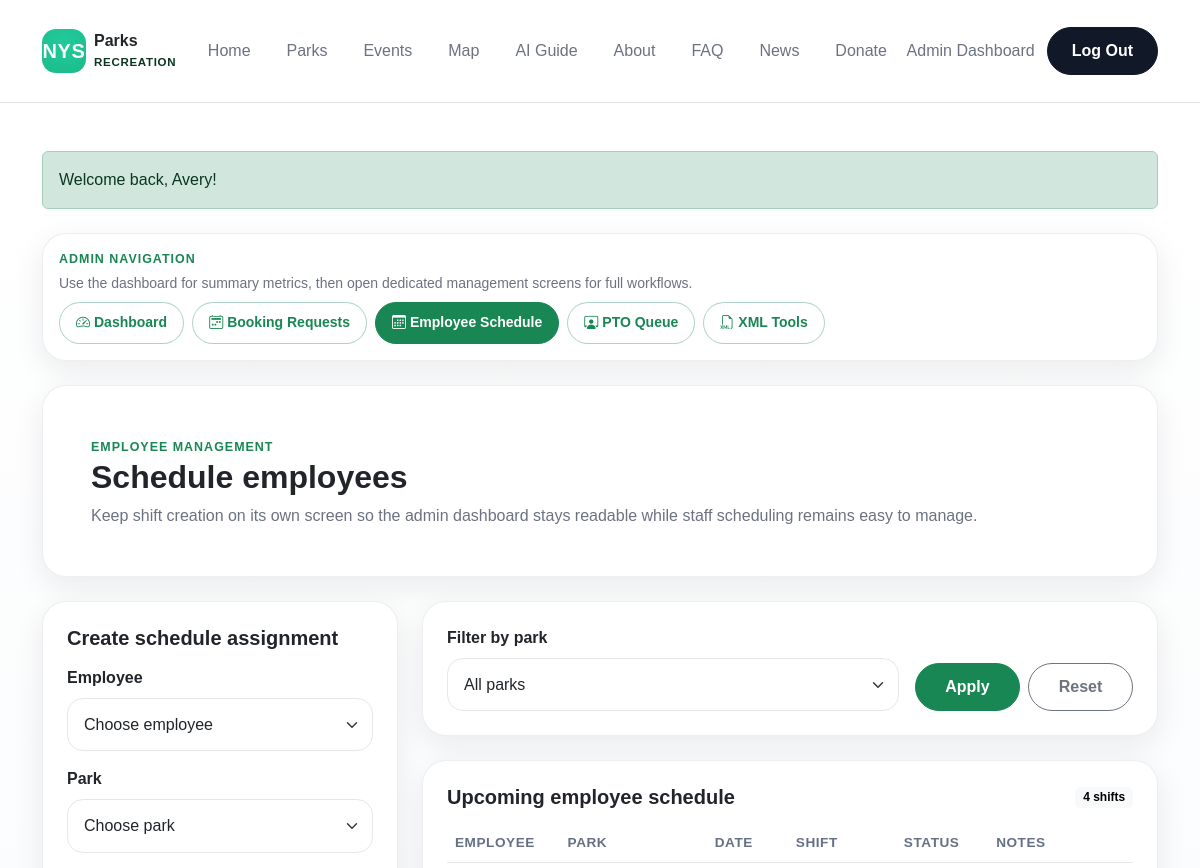
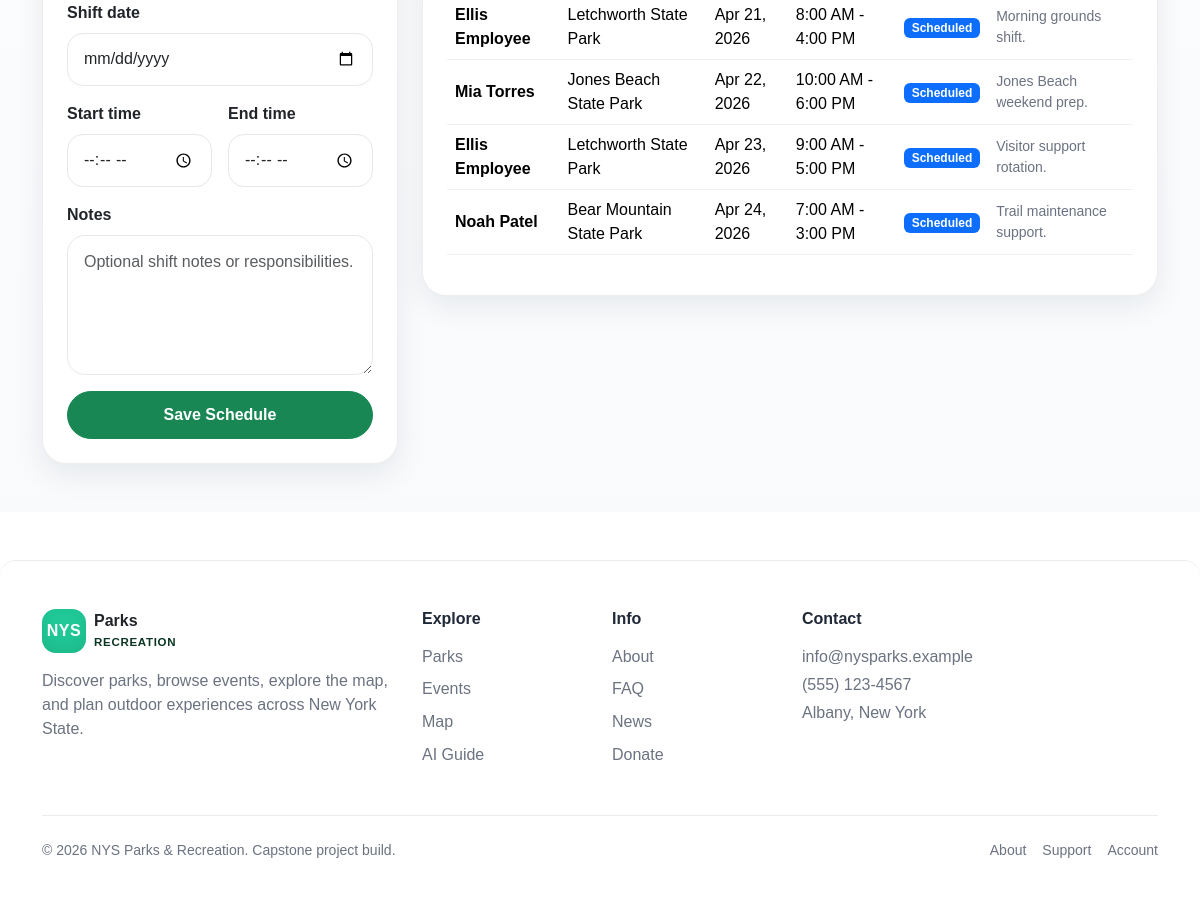
/admin-schedule.php (signed in), run on the app's committed database (2 pictures, top to bottom).
### tables this page shows
CREATE TABLE Employee_Schedules (
    schedule_id INT AUTO_INCREMENT PRIMARY KEY,
    employee_id INT NOT NULL,
    park_id INT NOT NULL,
    shift_date DATE NOT NULL,
    start_time TIME NOT NULL,
    end_time TIME NOT NULL,
    schedule_status ENUM('scheduled', 'updated', 'cancelled', 'completed') NOT NULL DEFAULT 'scheduled',
    notes TEXT NULL,
    CONSTRAINT fk_schedules_employee FOREIGN KEY (employee_id) REFERENCES Users(user_id)
        ON DELETE CASCADE ON UPDATE CASCADE,
    CONSTRAINT fk_schedules_park FOREIGN KEY (park_id) REFERENCES Parks(park_id)
        ON DELETE CASCADE ON UPDATE CASCADE,
    CONSTRAINT chk_schedules_time CHECK (start_time < end_time)
);

CREATE TABLE Parks (
    park_id INT AUTO_INCREMENT PRIMARY KEY,
    park_name VARCHAR(150) NOT NULL UNIQUE,
    region VARCHAR(80) NOT NULL,
    park_type VARCHAR(60) NOT NULL DEFAULT 'Nature',
    address VARCHAR(180) NOT NULL,
    city VARCHAR(80) NOT NULL,
    state CHAR(2) NOT NULL DEFAULT 'NY',
    zip_code VARCHAR(10) NOT NULL,
    hours VARCHAR(120) NOT NULL,
    total_fields INT NOT NULL DEFAULT 1,
    max_capacity INT NOT NULL DEFAULT 100,
    amenities TEXT NULL,
    summary TEXT NULL,
    image_url VARCHAR(255) NULL,
    latitude DECIMAL(9,6) NULL,
    longitude DECIMAL(9,6) NULL,
    CONSTRAINT chk_parks_latitude CHECK (latitude IS NULL OR (latitude >= -90 AND latitude <= 90)),
    CONSTRAINT chk_parks_longitude CHECK (longitude IS NULL OR (longitude >= -180 AND longitude <= 180)),
    CONSTRAINT chk_parks_total_fields CHECK (total_fields >= 1),
    CONSTRAINT chk_parks_max_capacity CHECK (max_capacity >= 1)
);

### includes/auth.php (called while the page is built, shortened)
<?php
require_once __DIR__ . '/db.php';
function getFlashMessage(): ?array
{
    $message = $_SESSION['flash_message'];
    return $message;
}

### includes/helpers.php (called while the page is built, shortened)
<?php
require_once __DIR__ . '/db.php';
function e(string $value): string
{
    return htmlspecialchars($value, ENT_QUOTES, 'UTF-8');
}
function getAdminSchedules(): array
{
    $db = getDbConnection();
    $schedules = [];
    if ($db && tableExists($db, 'Employee_Schedules') && tableExists($db, 'Users') && tableExists($db, 'Parks')) {
        $sql = "SELECT s.schedule_id,
                       s.employee_id,
                       CONCAT(u.first_name, ' ', u.last_name) AS employee_name,
                       p.park_name,
                       s.shift_date,
                       s.start_time,
                       s.end_time,
                       s.schedule_status,
                       s.notes
                FROM Employee_Schedules s
                INNER JOIN Users u ON s.employee_id = u.user_id
                INNER JOIN Parks p ON s.park_id = p.park_id
                ORDER BY s.shift_date ASC, s.start_time ASC";
        $result = $db->query($sql);
        if ($result && $result->num_rows > 0) {
            while ($row = $result->fetch_assoc()) {
                $schedules[] = $row;
            }
        }
    }
    usort($schedules, function ($a, $b) {
        return strtotime(($a['shift_date'] ?? '') . ' ' . ($a['start_time'] ?? '00:00:00')) <=> strtotime(($b['shift_date'] ?? '') . ' ' . ($b['start_time'] ?? '00:00:00'));
    });
    return $schedules;
}
function getAdminScheduleStatusBadgeClass(string $status): string
{
    return match (strtolower($status)) {
        'completed' => 'success',
        'cancelled' => 'secondary',
        default => 'primary',
    };
}

### includes/db.php (called while the page is built, shortened)
<?php
function tableExists(mysqli $db, string $tableName): bool
{
    $safeTable = $db->real_escape_string($tableName);
    $sql = "SHOW TABLES LIKE '{$safeTable}'";
    $result = $db->query($sql);
    return $result && $result->num_rows > 0;
}

### admin-schedule.php (the view, shortened to what this page needs)
<?php
require_once __DIR__ . '/includes/auth.php';
require_once __DIR__ . '/includes/helpers.php';
$flash = getFlashMessage();
$schedules = getAdminSchedules();
$parkFilter = trim((string) ($_GET['park'] ?? 'all'));
$filteredSchedules = array_values(array_filter($schedules, function ($schedule) use ($parkFilter) {
    if ($parkFilter === 'all') {
        return true;
    }
    return ($schedule['park_name'] ?? '') === $parkFilter;
}));
require_once __DIR__ . '/includes/header.php';
require_once __DIR__ . '/includes/navbar.php';
?>
<main class="admin-portal-page py-5">
    <div class="container">
        <?php if ($flash): ?>
            <div class="alert alert-<?php echo e($flash['type']); ?> mb-4"><?php echo e($flash['message']); ?></div>
        <?php endif; ?>
        <?php require __DIR__ . '/includes/admin-nav.php'; ?>
        <section class="card border-0 shadow-sm mb-4">
            <div class="card-body p-4 p-lg-5">
                <span class="section-kicker">Employee management</span>
                <h1 class="h2 fw-bold mb-2">Schedule employees</h1>
                <p class="text-muted mb-0">Keep shift creation on its own screen so the admin dashboard stays readable while staff scheduling remains easy to manage.</p>
            </div>
        </section>
        <div class="row g-4 align-items-start">
            <div class="col-lg-4">
                <div class="card border-0 shadow-sm sticky-lg-top" style="top: 110px;">
                    <div class="card-body p-4">
                        <h2 class="h5 fw-bold mb-3">Create schedule assignment</h2>
                        <form method="post" class="row g-3">
                            <div class="col-12">
                                <label for="employee_id" class="form-label fw-semibold">Employee</label>
                                <select class="form-select" id="employee_id" name="employee_id" required>
                                    <option value="">Choose employee</option>
                                </select>
                            </div>
                            <div class="col-12">
                                <label for="park_id" class="form-label fw-semibold">Park</label>
                                <select class="form-select" id="park_id" name="park_id" required>
                                    <option value="">Choose park</option>
                                </select>
                            </div>
                            <div class="col-12">
                                <label for="shift_date" class="form-label fw-semibold">Shift date</label>
                                <input type="date" class="form-control" id="shift_date" name="shift_date" min="<?php echo e(date('Y-m-d')); ?>" required>
                            </div>
                            <div class="col-md-6">
                                <label for="start_time" class="form-label fw-semibold">Start time</label>
                                <input type="time" class="form-control" id="start_time" name="start_time" required>
                            </div>
                            <div class="col-md-6">
                                <label for="end_time" class="form-label fw-semibold">End time</label>
                                <input type="time" class="form-control" id="end_time" name="end_time" required>
                            </div>
                            <div class="col-12">
                                <label for="notes" class="form-label fw-semibold">Notes</label>
                                <textarea class="form-control" id="notes" name="notes" rows="4" placeholder="Optional shift notes or responsibilities."></textarea>
                            </div>
                            <div class="col-12 d-grid">
                                <button type="submit" class="btn btn-success">Save Schedule</button>
                            </div>
                        </form>
                    </div>
                </div>
            </div>
            <div class="col-lg-8">
                <div class="card border-0 shadow-sm mb-4">
                    <div class="card-body p-4">
                        <form method="get" class="row g-3 align-items-end">
                            <div class="col-md-8">
                                <label for="park" class="form-label fw-semibold">Filter by park</label>
                                <select class="form-select" id="park" name="park">
                                    <option value="all">All parks</option>
                                </select>
                            </div>
                            <div class="col-md-4 d-flex gap-2">
                                <button type="submit" class="btn btn-success w-100">Apply</button>
                                <a href="admin-schedule.php" class="btn btn-outline-secondary w-100">Reset</a>
                            </div>
                        </form>
                    </div>
                </div>
                <div class="card border-0 shadow-sm">
                    <div class="card-body p-4">
                        <div class="d-flex justify-content-between align-items-center mb-3">
                            <h2 class="h5 fw-bold mb-0">Upcoming employee schedule</h2>
                            <span class="badge text-bg-light"><?php echo e((string) count($filteredSchedules)); ?> shift<?php echo count($filteredSchedules) === 1 ? '' : 's'; ?></span>
                        </div>
                        <?php if (empty($filteredSchedules)): ?>
                            <div class="alert alert-light border mb-0">No schedule entries match the current filter.</div>
                        <?php else: ?>
                            <div class="table-responsive">
                                <table class="table align-middle admin-data-table">
                                    <thead>
                                        <tr>
                                            <th>Employee</th>
                                            <th>Park</th>
                                            <th>Date</th>
                                            <th>Shift</th>
                                            <th>Status</th>
                                            <th>Notes</th>
                                        </tr>
                                    </thead>
                                    <tbody>
                                        <?php foreach ($filteredSchedules as $schedule): ?>
                                            <tr>
                                                <td class="fw-semibold"><?php echo e($schedule['employee_name'] ?? 'Employee'); ?></td>
                                                <td><?php echo e($schedule['park_name'] ?? 'NYS Park'); ?></td>
                                                <td><?php echo e(date('M d, Y', strtotime($schedule['shift_date']))); ?></td>
                                                <td><?php echo e(date('g:i A', strtotime($schedule['start_time']))); ?> - <?php echo e(date('g:i A', strtotime($schedule['end_time']))); ?></td>
                                                <td><span class="badge text-bg-<?php echo e(getAdminScheduleStatusBadgeClass($schedule['schedule_status'] ?? 'scheduled')); ?>"><?php echo e(ucfirst($schedule['schedule_status'] ?? 'scheduled')); ?></span></td>
                                                <td class="small text-muted"><?php echo e($schedule['notes'] ?? ''); ?></td>
                                            </tr>
                                        <?php endforeach; ?>
                                    </tbody>
                                </table>
                            </div>
                        <?php endif; ?>
                    </div>
                </div>
            </div>
        </div>
    </div>
</main>
<?php require_once __DIR__ . '/includes/footer.php'; ?>

### assets/css/style.css (style rules this page uses)
:root { --park-green: #198754; --park-green-dark: #0f5132; --park-mint: #dff4ea; --park-soft: #f5fbf7; --park-text: #1f2937; }
body { font-family: "Inter", system-ui, -apple-system, BlinkMacSystemFont, "Segoe UI", sans-serif; color: var(--park-text); background-color: #ffffff; }
.admin-portal-page { background: linear-gradient(180deg, #f5fbf7 0%, #ffffff 100%); }
.admin-analytics-card, .admin-list-card, .chart-shell, .admin-data-table { border-radius: 1.25rem; }
.admin-data-table th { font-size: 0.85rem; text-transform: uppercase; letter-spacing: 0.04em; color: #667085; }
.admin-data-table td { vertical-align: middle; }
.section-kicker { letter-spacing: 0.08em; text-transform: uppercase; font-size: 0.75rem; font-weight: 700; color: var(--bs-success); }
.card, .hero-overlay-card, .dashboard-stat-card, .chart-shell { border-radius: 1rem; }
:root { --park-green: #198754; --park-green-dark: #146c43; --park-green-soft: #eef8f2; --park-ink: #1f2937; --park-muted: #6b7280; --park-border: #e5e7eb; --park-surface: #ffffff; --park-surface-alt: #f8fafc; --park-accent: #5eead4; --park-shadow: 0 10px 30px rgba(15, 23, 42, 0.08); --park-shadow-lg: 0 24px 50px rgba(15, 23, 42, 0.14); }
html { scroll-behavior: smooth; }
body { margin: 0; font-family: Arial, Helvetica, sans-serif; color: var(--park-ink); background-color: #ffffff; }
a { transition: all 0.2s ease; }
.text-muted { color: var(--park-muted) !important; }
.btn { border-radius: 999px; font-weight: 600; padding: 0.7rem 1.2rem; }
.btn-success { background-color: var(--park-green); border-color: var(--park-green); }
.form-control, .form-select, .input-group-text, textarea.form-control { border-radius: 16px; border-color: var(--park-border); min-height: 52px; padding: 0.85rem 1rem; }
textarea.form-control { min-height: 140px; border-radius: 18px; }
.card, .park-card, .event-home-card, .event-directory-card, .news-card, .news-info-card, .news-highlight-card, .news-cta-card, .about-highlight-card, .role-card, .about-callout-card, .about-visual-card, .impact-card, .faq-info-card, .faq-filter-card, .faq-contact-card, .portal-side-card, .client-list-card, .dashboard-stat-card, .admin-analytics-card, .admin-list-card, .auth-card, .employee-summary-card, .admin-subnav, .chart-shell, .map-result-item, .quick-view-stat, .mini-stat-card, .parks-filter-card, .events-filter-card, .ai-chat-shell, .ai-guide-side-card, .donate-summary-card, .donate-form-card, .form-shell-card { border-radius: 24px !important; border: 1px solid rgba(15, 23, 42, 0.07) !important; box-shadow: var(--park-shadow) !important; }
.section-label, .section-kicker { color: var(--park-green); font-size: 0.78rem; font-weight: 700; letter-spacing: 0.08em; text-transform: uppercase; }
.auth-page, .account-page, .client-portal-page, .admin-portal-page, .employee-portal-page { background: linear-gradient(180deg, #ffffff 0%, #f8fafc 100%); }
.table { --bs-table-bg: transparent; --bs-table-striped-bg: #f8fafc; }
.table thead th { border-bottom-width: 1px; border-color: var(--park-border); }
.table tbody td { border-color: #eef2f7; }

### data on the page
employee_schedules: employee_name "Ellis Employee", park.park_name "Letchworth State Park", shift_date "Apr 21, 2026", start_time "8:00 AM", end_time "4:00 PM", schedule_status "Scheduled", notes "Morning grounds shift."
employee_schedules: employee_name "Mia Torres", park.park_name "Jones Beach State Park", shift_date "Apr 22, 2026", start_time "10:00 AM", end_time "6:00 PM", schedule_status "Scheduled", notes "Jones Beach weekend prep."
employee_schedules: employee_name "Ellis Employee", park.park_name "Letchworth State Park", shift_date "Apr 23, 2026", start_time "9:00 AM", end_time "5:00 PM", schedule_status "Scheduled", notes "Visitor support rotation."
employee_schedules: employee_name "Noah Patel", park.park_name "Bear Mountain State Park", shift_date "Apr 24, 2026", start_time "7:00 AM", end_time "3:00 PM", schedule_status "Scheduled", notes "Trail maintenance support."

### other printed values
$item['label'] "Home"
$item['label'] "Parks"
$item['label'] "Events"
$item['label'] "Map"
$item['label'] "AI Guide"
$item['label'] "About"
$item['label'] "FAQ"
$item['label'] "News"
$item['label'] "Donate"
getRoleHomeLabel() "Admin Dashboard"
$flash['message'] "Welcome back, Avery!"
count($filteredSchedules) "4"
